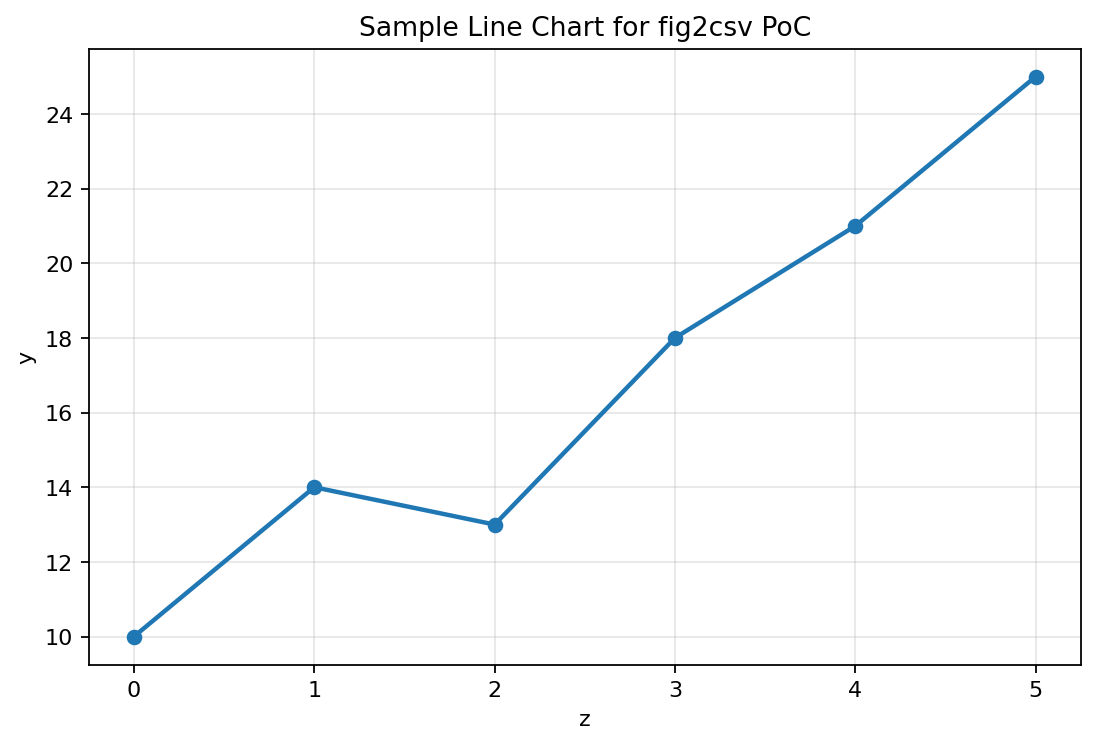
#> input picture data/samples/sample_chart.png, 1096 x 745 px
$ python -i detectors.py   (imports and definitions only)
#> lines starting #> are read from the running program, lines starting #| are printed output that depends on the picture
#> further down, picture is the input picture: shape (745, 1096, 3); mean B, G, R 250.8, 250.4, 249.7
from __future__ import annotations

import math
from dataclasses import dataclass
from typing import Iterable

import cv2
import numpy as np

from .schemas import AxisDetection, Point


@dataclass
class LineCandidate:
    x1: int
    y1: int
    x2: int
    y2: int
    score: float

    @property
    def length(self) -> float:
        return math.hypot(self.x2 - self.x1, self.y2 - self.y1)

    @property
    def angle_deg(self) -> float:
        return math.degrees(math.atan2(self.y2 - self.y1, self.x2 - self.x1))


def _preprocess(image: np.ndarray) -> np.ndarray:
    gray = cv2.cvtColor(image, cv2.COLOR_BGR2GRAY)
    blur = cv2.GaussianBlur(gray, (5, 5), 0)
    edges = cv2.Canny(blur, 50, 150)
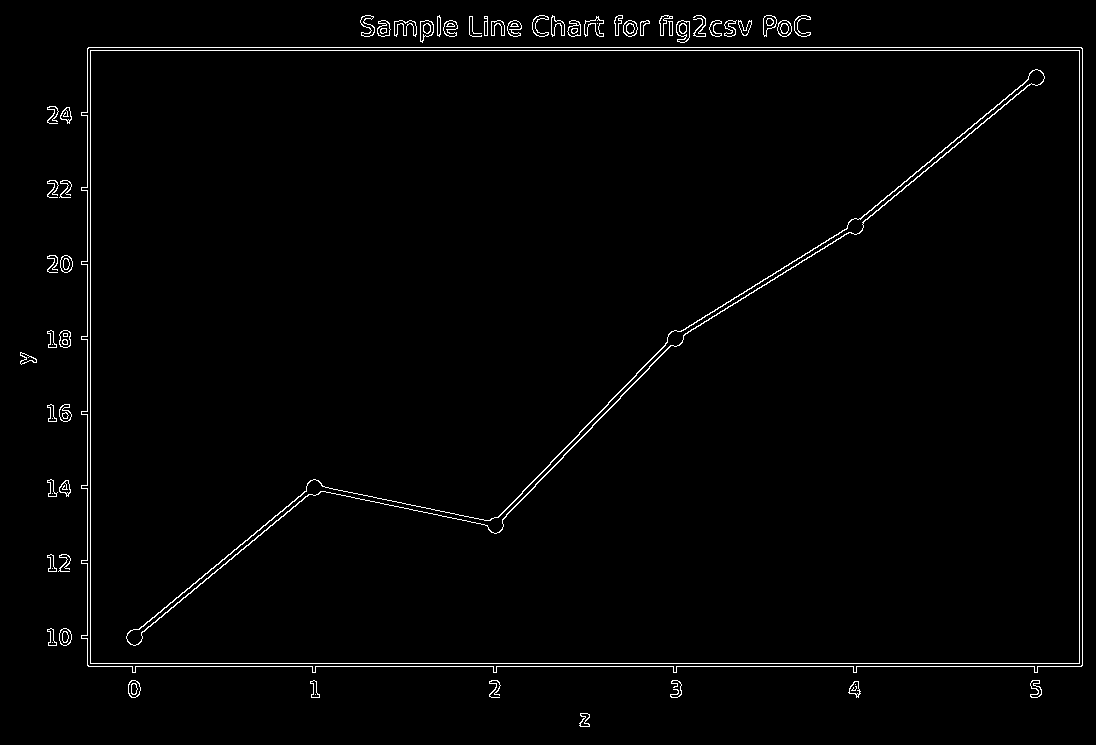
#> edges: shape (745, 1096); 1.7% white in thin lines or dots
    return edges


# [96 lines left out: functions _hough_lines, _pick_vertical, _pick_horizontal, detect_axes_classical, render_axis_overlay, not called in this run]

>>> import cv2
>>> picture = cv2.imread('../../data/samples/sample_chart.png')
>>> result = _preprocess(picture)
